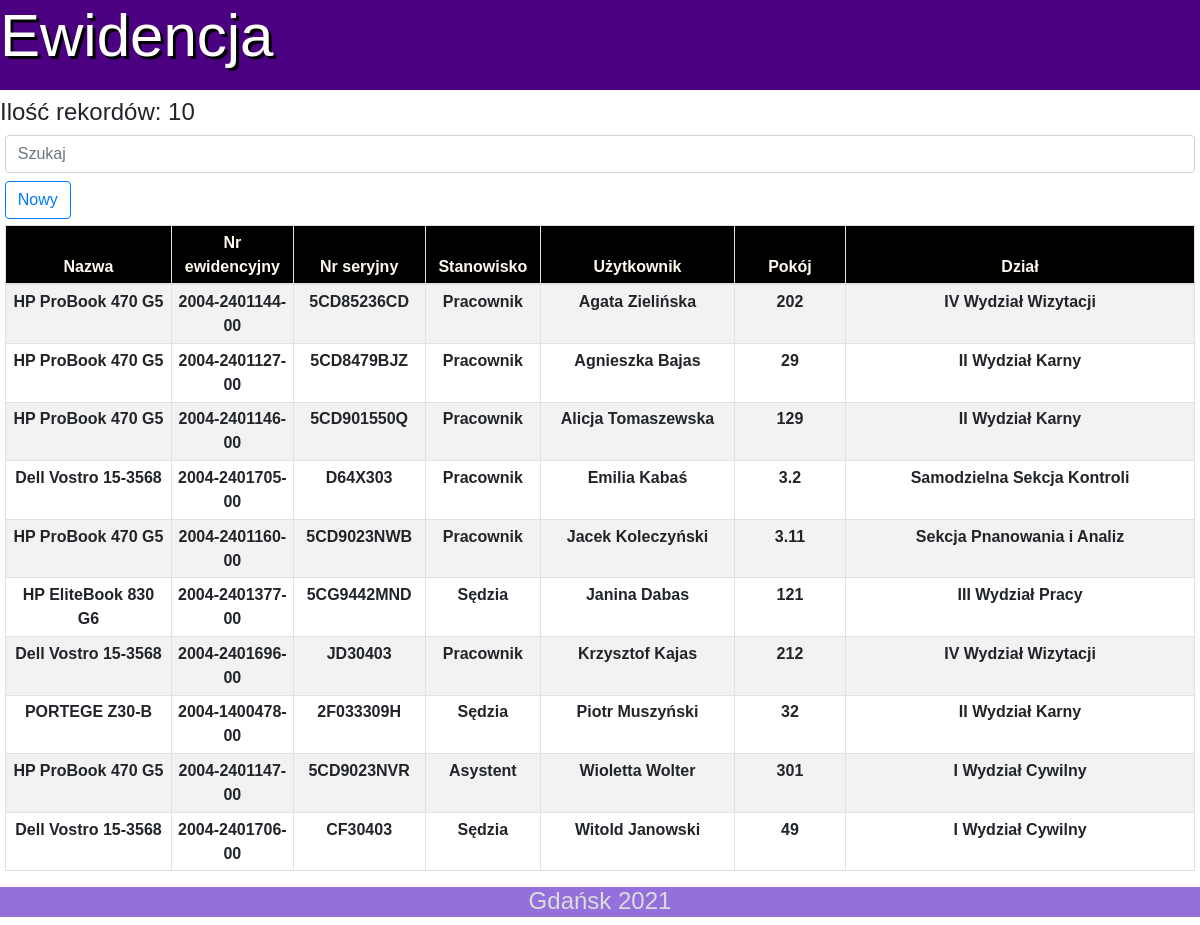
Before: / with the older database file.
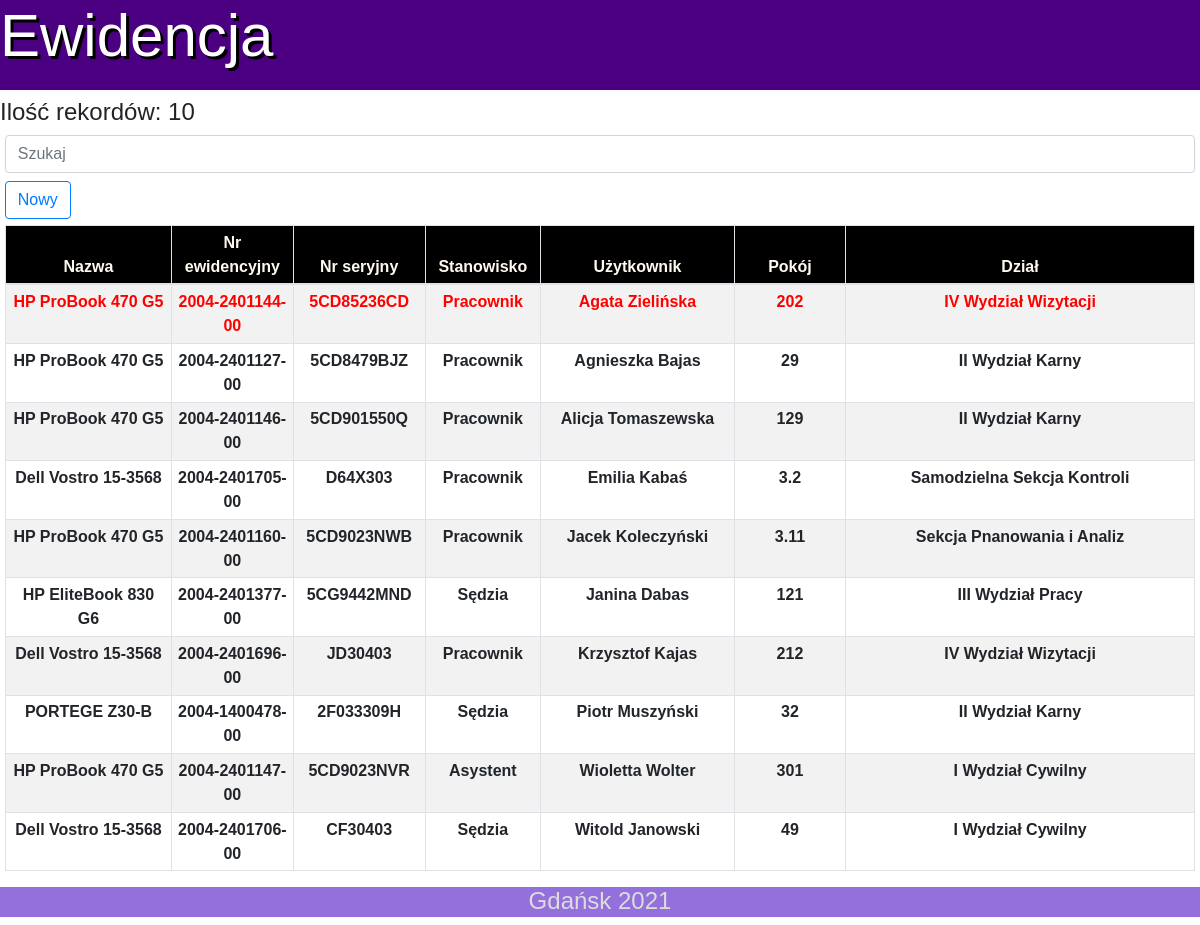
After: the same page with the newer database file.
### tables this page shows
CREATE TABLE "ewidencja" (
	"id"	INTEGER NOT NULL,
	"nazwa"	VARCHAR(150) NOT NULL,
	"nrew"	VARCHAR(15) NOT NULL,
	"nrser"	VARCHAR(30) NOT NULL,
	"zdalna"	VARCHAR(3),
	"kod"	VARCHAR(30),
	"wyposazenie"	VARCHAR(200),
	"d_wydania"	DATETIME NOT NULL,
	"d_zwrotu"	DATETIME,
	"IT_wydal"	VARCHAR(60) NOT NULL,
	"IT_zwrot"	VARCHAR(60),
	"odb"	VARCHAR(60) NOT NULL,
	"Stanowisko"	VARCHAR(100) NOT NULL,
	"dzial"	VARCHAR(100) NOT NULL,
	"pok"	VARCHAR(6) NOT NULL,
	"wyd_uwagi"	VARCHAR(500),
	"zw_uwagi"	VARCHAR(500),
	"czyus"	INTEGER(1) NOT NULL DEFAULT 0,
	PRIMARY KEY("id" AUTOINCREMENT)
);

### app.py (the view)
@app.route('/')
def index():
    db = get_db()
    rec = db.execute('select * from ewidencja where czyus=0 order by odb')
    db.commit()
    rows = rec.fetchall()
    ilosc = len(rows)
    db.close()
    return render_template('index.html',rows=rows,ilosc=ilosc)

### app.py (called while the page is built)
def get_db():
    if not hasattr(g, 'sqlite_db'):
        connection = sqlite3.connect('ewidencja.db')
        connection.row_factory = sqlite3.Row
        g.sqlite_db = connection
    return g.sqlite_db

### templates/index.html (shortened to what this page needs)
<!DOCTYPE html>
<html lang="pl">
<head>
    <link rel="stylesheet" href="https://stackpath.bootstrapcdn.com/bootstrap/4.3.1/css/bootstrap.min.css">
</head>
<body style="padding-left: 0rem; padding-right: 0rem; font-family: sans-serif;">
    <div>
        <h1 style="vertical-align: middle; height: 90px; text-shadow: 3px 3px black; font-size:60px; color: white; background-color: indigo;"><a style="text-decoration: none; color: white" href="{{ url_for('index') }}">Ewidencja</a></h1>
        <h4>Ilość rekordów:&nbsp{{ ilosc }}</h4>
        <div class="row" style="margin-left: 0.3rem; margin-right: 0.3rem;">
            <input type="search" placeholder="Szukaj" class="form-control search-input" data-table="ewidencja-list" />
        </div>
        <div style="width: min-content; margin-top: 0.5rem; margin-left: 0.3rem;">
            <a href="{{ url_for('new') }}" class="btn btn-outline-primary">Nowy</a>
        </div>
        <div style="margin-left: 0.3rem; margin-right: 0.3rem; margin-bottom: 0.5rem;">
            <table class="ewidencja-list table table-hover table-bordered table-striped table-condensed table table-sm" class="center" style="margin-top: 6px;
            width: 100%;
            border: 1px solid black;
            border-collapse: collapse;
            text-align: center;
            font-size: 16px; font-weight: bold;" id="myTable">
                <colgroup>
                    <col width="12%">
                    <col width="8%">
                    <col width="8%">
                    <col width="8%">
                    <col width="14%">
                    <col width="8%">
                    <col width="25.2%">
                </colgroup>
                <thead style="background: black; color: floralwhite;">
                    <tr>
                        <th>Nazwa</th>
                        <th>Nr ewidencyjny</th>
                        <th>Nr seryjny</th>
                        <th>Stanowisko</th>
                        <th>Użytkownik</th>
                        <th>Pokój</th>
                        <th>Dział</th>
                    </tr>
                </thead>
                <tbody class="panel">
                    {% for r in rows %}
                    <tr data-toggle="collapse" data-target="#d-{{ r['id'] }}" data-parent="#myTable">
                        <td {% if r['d_zwrotu'] != None %} style="color: red;" {% endif %}>{{ r['nazwa'] }}</td>
                        <td {% if r['d_zwrotu'] != None %} style="color: red;" {% endif %}>{{ r['nrew'] }}</td>
                        <td {% if r['d_zwrotu'] != None %} style="color: red;" {% endif %}>{{ r['nrser'] }}</td>
                        <td {% if r['d_zwrotu'] != None %} style="color: red;" {% endif %}>{{ r['Stanowisko'] }}</td>
                        <td {% if r['d_zwrotu'] != None %} style="color: red;" {% endif %}>{{ r['odb'] }}</td>
                        <td {% if r['d_zwrotu'] != None %} style="color: red;" {% endif %}>{{ r['pok'] }}</td>
                        <td {% if r['d_zwrotu'] != None %} style="color: red;" {% endif %}>{{ r['dzial'] }}</td>
                    </tr>
                    {% endfor %}
                </tbody>
            </table>
        </div>
        <div>
            <footer>
                <div style="align-content: center;">
                    <h6 style="text-align: center; vertical-align: middle; height: 30px; font-size:24px; color:gainsboro; background-color: mediumpurple ;">Gdańsk 2021</h6>
                </div>
            </footer>
        </div>
</body>
</html>

Changed rows visible on the page:
changed ewidencja "5CD85236CD": d_zwrotu empty → "2021-06-03" (drawn)
